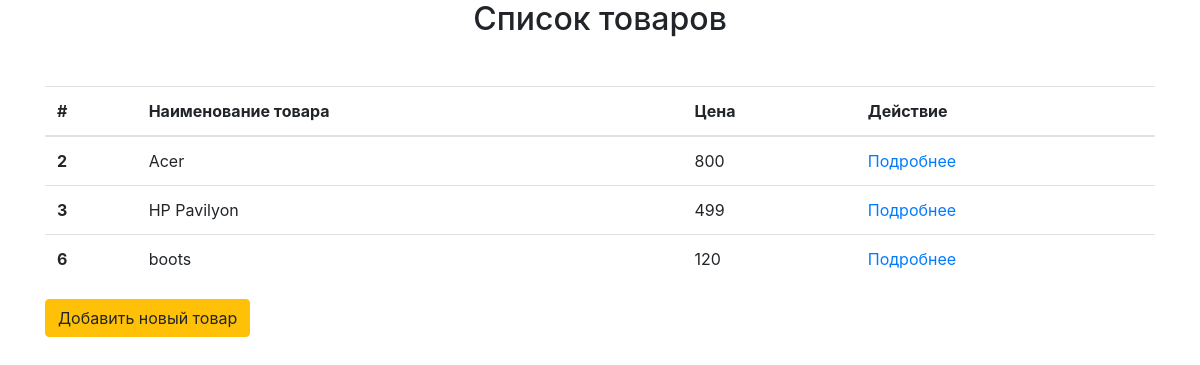
The app's page /item with its own data.
### app/models.py (models this page shows, shortened)
class Item(db.Model):
    id = db.Column(db.Integer, primary_key=True)
    name = db.Column(db.String(20))
    price = db.Column(db.Integer)

### app/views.py (the view)
def item_views():
    title = 'Список товаров'
    items = Item.query.all()
    return render_template('items.html', items=items, title=title)

### app/templates/items.html
{% extends 'base.html' %}
{% block content %}
    <div>
        <table class="table table-hover">
          <thead>
            <tr>
              <th scope="col">#</th>
              <th scope="col">Наименование товара</th>
              <th scope="col">Цена</th>
              <th scope="col">Действие</th>
            </tr>
          </thead>
          <tbody>
          {% for item in items %}
            <tr>
              <th scope="row">{{ item.id }}</th>
              <td>{{ item.name }}</td>
              <td>{{ item.price }}</td>
              <td><a href="{{ url_for('single_item', item_id=item.id) }}">Подробнее</a></td>
            </tr>
          {% endfor %}
          </tbody>
        </table>
    </div>
    <div>
      <a href="{{ url_for('create_item') }}" class="btn btn-warning">Добавить новый товар</a>
    </div>
{% endblock %}

### records on screen
Item: id "2", name "Acer", price "800"
Item: id "3", name "HP Pavilyon", price "499"
Item: id "6", name "boots", price "120"

### other values on screen
{{ title }} "Список товаров"
